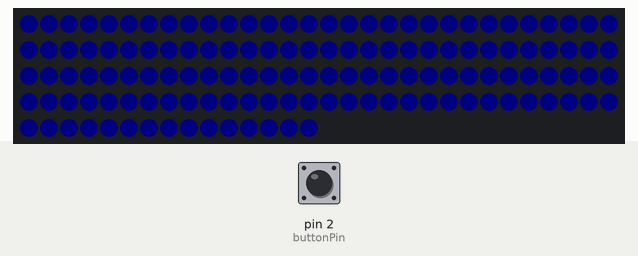
Simulated run of this sketch. Board: Arduino Uno, built with avr-gcc and run on an emulated ATmega328P. Shown: 135 RGB LEDs in strip order, left to right, continuing on the next row. The test bench sets the inputs (shaded band); at power-on: pin 2 (buttonPin) LOW. Dim RGB values are drawn brighter than linear; what the sketch prints to the serial monitor is not drawn.

Above: at 1.7 s.
3.0 s: pin 2 (buttonPin) pulled HIGH for 0.15 s
3.7 s: pin 2 (buttonPin) pulsed HIGH 5 times (0.12 s each, 0.3 s apart)
Timing chart, 0 to 6.7 s (numbered marks = the images above; inputs shaded):
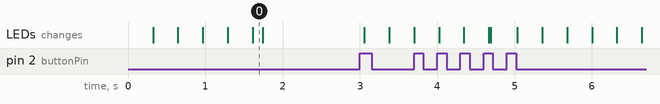

The sketch:

dotstarButtonControl.ino
```cpp
#include <FastLED.h>

// NEOPIXEL DEFINITIONS -----------------------------------------------------------------------------
#define NUM_LEDS 135
#define DATA_PIN 5      // Green
#define CLOCK_PIN 6     // Blue    Comment out for Neopixels
CRGB leds[NUM_LEDS];

// BUTTON DEFINITIONS -----------------------------------------------------------------------------
const int buttonPin = 2;
long debounceDelay = 98;
long lastDebounceTime = 0;        // the last time the output pin was toggled
boolean currentState = LOW;       //stroage for current button state
boolean lastState = LOW;          //storage for last button state
boolean neopixelState = LOW;      //storage for the current state of the LED (off/on)


void setup() {
  Serial.begin(9600);             //initialize Serial connection

  // BUTTON SETUP --------------
  pinMode(buttonPin, INPUT);      //this time we will set the pin as INPUT

  // LEDS SETUP --------------
  FastLED.addLeds<APA102, DATA_PIN, CLOCK_PIN>(leds, NUM_LEDS);     // Comment out for Neopixels
  // FastLED.addLeds<WS2811, DATA_PIN,RGB>(leds, NUM_LEDS);         // Uncomment for Neopixels
  lightsOff();
  FastLED.show();
}

void loop() {

  currentState = digitalRead(buttonPin);

  if ( (millis() - lastDebounceTime) > debounceDelay) {

    if (currentState == HIGH && lastState == LOW) {         //if button has just been pressed
      Serial.println("pressed");
      delay(1);                                 //crude form of button debouncing

      //toggle the state of the Neopixels
      if (neopixelState == HIGH && currentState == HIGH ) {
        neopixelState = LOW;
        Serial.println("Off");
        lightsOff();
        lastDebounceTime = millis();          //set the current time
      } else {
        neopixelState = HIGH;
        Serial.println("On");
        lightsOn();
        lastDebounceTime = millis();          //set the current time
      }
    }
    lastState = currentState;
  }
}


// FUNCTION FADING LIGHTS ON  -----------------------------------------------------------------------------

void lightsOn() {
  int lightsOnMaxBrightness = 64;
  int lightsOnMinBrightness = 0;

  for (int i = lightsOnMinBrightness; i < lightsOnMaxBrightness; i++) {
    lightsOnMinBrightness = i;
    FastLED.show();
    delay(25);
    for ( int j = 0; j < NUM_LEDS; j++) {
      leds[j] = CRGB(lightsOnMinBrightness);
    }
  }
}


// FUNCTION FADING LIGHTS OFF  -----------------------------------------------------------------------------

void lightsOff() {
  int lightsOffMaxBrightness = 64;
  int lightsOffMinBrightness = -1;

  for (int i = lightsOffMaxBrightness; i > lightsOffMinBrightness; i--) {
    lightsOffMaxBrightness = i;
    FastLED.show();
    delay(25);
    for ( int j = 0; j < NUM_LEDS; j++) {
      leds[j] = CRGB(lightsOffMaxBrightness);
    }
  }
}
```
